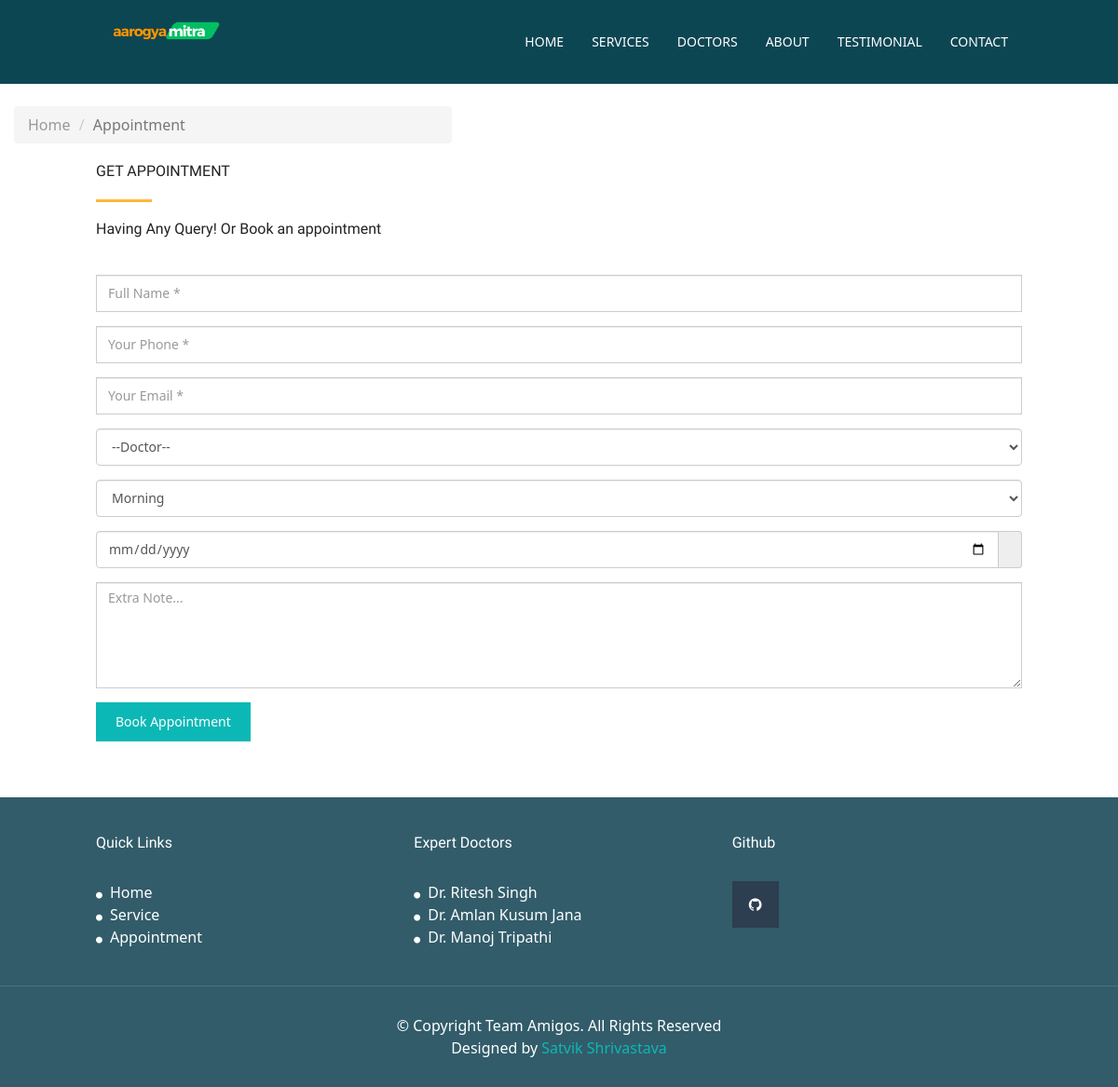
/appointment/, run on the app's committed database.
### hospital/models.py (models this page shows, shortened)
class Doctor(models.Model):
    name = models.CharField(max_length=120)
    speciality = models.CharField(max_length=120)
    picture = models.ImageField(upload_to="doctors/")
    experience = models.TextField()
    twitter = models.CharField(max_length=120, blank=True, null=True)
    facebook = models.CharField(max_length=120, blank=True, null=True)
    instagram = models.CharField(max_length=120, blank=True, null=True)

### appointment/views.py (the view, shortened to what this page needs)
# urls.py: path('', views.AppointmentView.as_view(), name='appointment')
class AppointmentView(View):
    def get(self, request, *args, **kwargs):
        context = {
            'doctors': Doctor.objects.all()
        }
        return render(request, 'appointment/appointments.html',context)

### hospital/context_processors.py (called while the page is built)
def context_data(request):
    testimonial = Testimonial.objects.all()
    doctors = Doctor.objects.all()
    context = {
        'object_list': doctors,
        'testimonial_list': testimonial,
    }
    return context

### appointment/templates/appointment/appointments.html (shortened to what this page needs)
{% extends 'nav.html' %}
{% load static %}
{% block maincontent %}
<br>
<div class="col-md-5">
  <ol class="breadcrumb">
    <li><a href="">Home</a></li>
    <li class="active">Appointment</li>
  </ol>
</div>
  <section id="contact" class="section-padding">
    <div class="container">
      <div class="row">
        <div class="col-md-12">
          <h2 class="ser-title">Get Appointment</h2>
          <hr class="botm-line">
        </div>
        <div class="col-md-12 col-sm-8 ">
          <div class="contact-info">
            <h3 class="cnt-ttl">Having Any Query! Or Book an appointment</h3>
            {% if messages %}
            <div class="w-full text-white bg-green-500">
                <div class="container flex items-center justify-between px-6 py-4 mx-auto">
                    <div class="flex">
                        <svg viewBox="0 0 40 40" class="w-6 h-6 fill-current">
                            <path d="M20 3.33331C10.8 3.33331 3.33337 10.8 3.33337 20C3.33337 29.2 10.8 36.6666 20 36.6666C29.2 36.6666 36.6667 29.2 36.6667 20C36.6667 10.8 29.2 3.33331 20 3.33331ZM16.6667 28.3333L8.33337 20L10.6834 17.65L16.6667 23.6166L29.3167 10.9666L31.6667 13.3333L16.6667 28.3333Z"></path>
                        </svg>
                        {% for message in messages %}
                        <p class="mx-3">{{ message }}</p>
                        {% endfor %}
                    </div>
                    <button class="p-1 transition-colors duration-200 transform rounded-md hover:bg-opacity-25 hover:bg-gray-600 focus:outline-none">
                        <svg class="w-5 h-5" viewBox="0 0 24 24" fill="none" xmlns="http://www.w3.org/2000/svg">
                            <path d="M6 18L18 6M6 6L18 18" stroke="currentColor" stroke-width="2" stroke-linecap="round" stroke-linejoin="round"/>
                        </svg>
                    </button>
                </div>
            </div>
            {% else %}
              <form action="{% url 'appointment' %}" method="post" role="form" class="contactForm">
                  <div class="form-group">
                    <input type="text" name="name" class="form-control br-radius-zero" id="name" placeholder="Full Name *" data-rule="minlen:4" data-msg="Please enter at least 4 chars" />
                  </div>
                  <div class="form-group">
                    <input type="text" class="form-control br-radius-zero" name="phone" id="subject" placeholder="Your Phone *" data-rule="minlen:4" data-msg="Please enter at least 8 chars of subject" />
                  </div>
                  <div class="form-group">
                    <input type="email" class="form-control br-radius-zero" name="email" id="email" placeholder="Your Email *" data-rule="email" data-msg="Please enter a valid email" />
                  </div>
                <div class="form-group" >
                <select name="doctor" class="form-control">
                  <option>--Doctor--</option>
                </select>
                </div>
                <div class="form-group">
                <select name="time" class="form-control">
                    <option value="morning">Morning</option>
                </select>
                </div>
                <div class="form-group">
                <div class="input-group date">
                    <input placeholder="Date *" name="date" class="form-control" type="date">
                    <span class="input-group-addon"></i> </span> </div>
                </div>
                <div class="form-group">
                    <textarea class="form-control br-radius-zero" name="message" rows="5" data-rule="required" data-msg="Please write something for us" placeholder="Extra Note..."></textarea>
                </div>
                <div class="form-action">
                  <button type="submit" class="btn btn-form">Book Appointment</button>
                </div>
              </form>
            {% endif %}
          </div>
        </div>
      </div>
    </div>
  </section>
{% include '_footer.html' %}
{% endblock maincontent %}

### templates/_footer.html
  <footer id="footer">
    <div class="top-footer">
      <div class="container">
        <div class="row">
          <div class="col-md-4 col-sm-4 marb20">
            <div class="ftr-tle">
              <h4 class="white no-padding">Quick Links</h4>
            </div>
            <div class="info-sec">
              <ul class="quick-info">
                <li><a href="index.html"><i class="fa fa-circle"></i>Home</a></li>
                <li><a href="#service"><i class="fa fa-circle"></i>Service</a></li>
                <li><a href="#contact"><i class="fa fa-circle"></i>Appointment</a></li>
              </ul>
            </div>
          </div>
        <div class="col-md-4 col-sm-4 marb20">
            <div class="ftr-tle">
              <h4 class="white no-padding">Expert Doctors</h4>
            </div>
            {% for doctor in object_list|slice:':3' %}
            <div class="info-sec">
              <ul class="quick-info">
                <li><a href="{% url 'doctor_team'  %}">
                <i class="fa fa-circle"></i>Dr. {{ doctor.name }}</a></li>
              </ul>
            </div>
            {% endfor %}
          </div>
          <div class="col-md-4 col-sm-4 marb20">
            <div class="ftr-tle">
              <h4 class="white no-padding">Github</h4>
            </div>
            <div class="info-sec">
              <ul class="social-icon">
                <a href="https://github.com/satvikx/AarogyaMitra"><li class="bgdark-blue"><i class="fa fa-github"></i></li></a>
              </ul>
            </div>
          </div>
        </div>
      </div>
    </div>
    <div class="footer-line">
      <div class="container">
        <div class="row">
          <div class="col-md-12 text-center">
            © Copyright Team Amigos. All Rights Reserved
            <div class="credits">
              Designed by <a href="">Satvik Shrivastava</a>
            </div>
          </div>
        </div>
      </div>
    </div>
  </footer>

### static/css/style.css (style rules this page uses)
body { font-family: 'Open Sans', sans-serif; line-height: 20px; color: #999999; font-size: 300; font-size: 16px; }
ol, ul { list-style: none; }
h1, h2, h3, h4, h5, h6 { font-family: 'Raleway', sans-serif; font-weight: 600; color: #222222; }
a, a:hover, a:focus, a:active { outline: none; }
.section-padding { padding: 60px 0px; }
h2 { line-height: 20px; margin: 0; font-size: 28px; font-weight: 700; text-transform: uppercase; }
hr.botm-line { height: 3px; width: 60px; background: #ffb737; position: relative; border: 0; margin: 20px 0 20px 0; }
.white, .white:hover, .white:focus { color: #fff; width: 100% !important; }
.white { color: #fff; }
.btn-form, .btn-form:hover, .btn-form:focus { background-color: #0cb8b6; color: #fff; border-radius: 0px; padding: 10px 20px; }
.br-radius-zero { border-radius: 0px; }
.form-control { height: 40px; }
#footer { background-color: #325C6A; }
.ftr-tle { height: 50px; }
.info-sec { color: #fff; }
.quick-info li i { font-size: 8px; width: 15px; height: 15px; line-height: 15px; text-align: left; }
.social-icon li { float: left; width: 50px; height: 50px; line-height: 50px; text-align: center; margin-right: 5px; }
.bgdark-blue { background-color: #2C3E50; }
.top-footer { padding: 40px 0px; border-bottom: 1px solid rgba(255, 255, 255, 0.12); }
.footer-line { padding: 30px 0px; color: #fff; }
.footer-line a { color: #0CB8B6; }
.quick-info li a { color: #fff; }

### data on the page
Doctor: name "Ritesh Singh"
Doctor: name "Amlan Kusum Jana"
Doctor: name "Manoj Tripathi"
